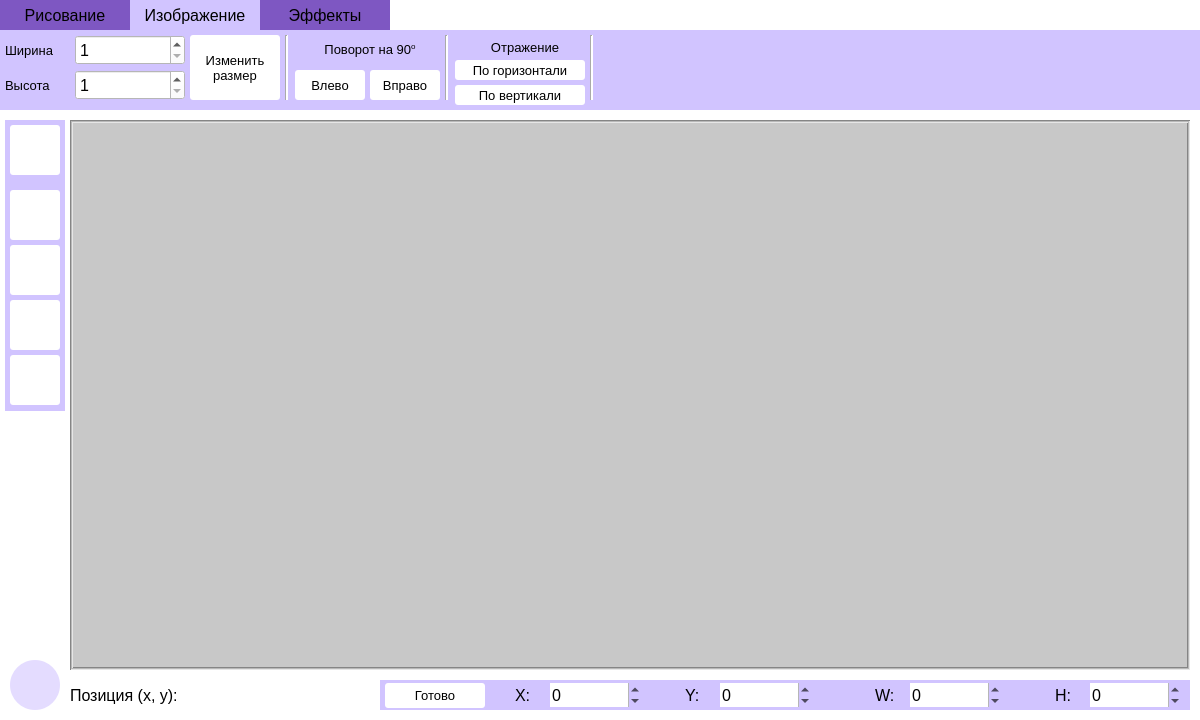
<?xml version="1.0" encoding="UTF-8"?>
<ui version="4.0">
 <class>MainWindow</class>
 <widget class="QMainWindow" name="MainWindow">
  <property name="geometry">
   <rect>
    <x>0</x>
    <y>0</y>
    <width>1200</width>
    <height>720</height>
   </rect>
  </property>
  <property name="minimumSize">
   <size>
    <width>600</width>
    <height>360</height>
   </size>
  </property>
  <property name="maximumSize">
   <size>
    <width>1200</width>
    <height>720</height>
   </size>
  </property>
  <property name="windowTitle">
   <string>ViGeoPaint</string>
  </property>
  <property name="styleSheet">
   <string notr="true"/>
  </property>
  <widget class="QWidget" name="centralwidget">
   <property name="palette">
    <palette>
     <active>
      <colorrole role="Button">
       <brush brushstyle="SolidPattern">
        <color alpha="255">
         <red>255</red>
         <green>255</green>
         <blue>255</blue>
        </color>
       </brush>
      </colorrole>
      <colorrole role="Base">
       <brush brushstyle="SolidPattern">
        <color alpha="255">
         <red>255</red>
         <green>255</green>
         <blue>255</blue>
        </color>
       </brush>
      </colorrole>
      <colorrole role="Window">
       <brush brushstyle="SolidPattern">
        <color alpha="255">
         <red>255</red>
         <green>255</green>
         <blue>255</blue>
        </color>
       </brush>
      </colorrole>
     </active>
     <inactive>
      <colorrole role="Button">
       <brush brushstyle="SolidPattern">
        <color alpha="255">
         <red>255</red>
         <green>255</green>
         <blue>255</blue>
        </color>
       </brush>
      </colorrole>
      <colorrole role="Base">
       <brush brushstyle="SolidPattern">
        <color alpha="255">
         <red>255</red>
         <green>255</green>
         <blue>255</blue>
        </color>
       </brush>
      </colorrole>
      <colorrole role="Window">
       <brush brushstyle="SolidPattern">
        <color alpha="255">
         <red>255</red>
         <green>255</green>
         <blue>255</blue>
        </color>
       </brush>
      </colorrole>
     </inactive>
     <disabled>
      <colorrole role="Button">
       <brush brushstyle="SolidPattern">
        <color alpha="255">
         <red>255</red>
         <green>255</green>
         <blue>255</blue>
        </color>
       </brush>
      </colorrole>
      <colorrole role="Base">
       <brush brushstyle="SolidPattern">
        <color alpha="255">
         <red>255</red>
         <green>255</green>
         <blue>255</blue>
        </color>
       </brush>
      </colorrole>
      <colorrole role="Window">
       <brush brushstyle="SolidPattern">
        <color alpha="255">
         <red>255</red>
         <green>255</green>
         <blue>255</blue>
        </color>
       </brush>
      </colorrole>
     </disabled>
    </palette>
   </property>
   <property name="styleSheet">
    <string notr="true">background-color: white;</string>
   </property>
   <widget class="QPushButton" name="Drawing">
    <property name="geometry">
     <rect>
      <x>0</x>
      <y>0</y>
      <width>130</width>
      <height>30</height>
     </rect>
    </property>
    <property name="minimumSize">
     <size>
      <width>130</width>
      <height>30</height>
     </size>
    </property>
    <property name="maximumSize">
     <size>
      <width>130</width>
      <height>30</height>
     </size>
    </property>
    <property name="font">
     <font>
      <pointsize>12</pointsize>
     </font>
    </property>
    <property name="styleSheet">
     <string notr="true">border: none; background-color: rgb(126, 87, 194)</string>
    </property>
    <property name="text">
     <string>Рисование</string>
    </property>
   </widget>
   <widget class="QPushButton" name="Effects">
    <property name="geometry">
     <rect>
      <x>260</x>
      <y>0</y>
      <width>130</width>
      <height>30</height>
     </rect>
    </property>
    <property name="minimumSize">
     <size>
      <width>130</width>
      <height>30</height>
     </size>
    </property>
    <property name="maximumSize">
     <size>
      <width>130</width>
      <height>30</height>
     </size>
    </property>
    <property name="font">
     <font>
      <pointsize>12</pointsize>
     </font>
    </property>
    <property name="styleSheet">
     <string notr="true">border: none; background-color: rgb(126, 87, 194)</string>
    </property>
    <property name="text">
     <string>Эффекты</string>
    </property>
   </widget>
   <widget class="QScrollArea" name="Area">
    <property name="geometry">
     <rect>
      <x>70</x>
      <y>120</y>
      <width>1120</width>
      <height>550</height>
     </rect>
    </property>
    <property name="palette">
     <palette>
      <active>
       <colorrole role="Button">
        <brush brushstyle="SolidPattern">
         <color alpha="255">
          <red>200</red>
          <green>200</green>
          <blue>200</blue>
         </color>
        </brush>
       </colorrole>
       <colorrole role="Base">
        <brush brushstyle="SolidPattern">
         <color alpha="255">
          <red>200</red>
          <green>200</green>
          <blue>200</blue>
         </color>
        </brush>
       </colorrole>
       <colorrole role="Window">
        <brush brushstyle="SolidPattern">
         <color alpha="255">
          <red>200</red>
          <green>200</green>
          <blue>200</blue>
         </color>
        </brush>
       </colorrole>
      </active>
      <inactive>
       <colorrole role="Button">
        <brush brushstyle="SolidPattern">
         <color alpha="255">
          <red>200</red>
          <green>200</green>
          <blue>200</blue>
         </color>
        </brush>
       </colorrole>
       <colorrole role="Base">
        <brush brushstyle="SolidPattern">
         <color alpha="255">
          <red>200</red>
          <green>200</green>
          <blue>200</blue>
         </color>
        </brush>
       </colorrole>
       <colorrole role="Window">
        <brush brushstyle="SolidPattern">
         <color alpha="255">
          <red>200</red>
          <green>200</green>
          <blue>200</blue>
         </color>
        </brush>
       </colorrole>
      </inactive>
      <disabled>
       <colorrole role="Button">
        <brush brushstyle="SolidPattern">
         <color alpha="255">
          <red>200</red>
          <green>200</green>
          <blue>200</blue>
         </color>
        </brush>
       </colorrole>
       <colorrole role="Base">
        <brush brushstyle="SolidPattern">
         <color alpha="255">
          <red>200</red>
          <green>200</green>
          <blue>200</blue>
         </color>
        </brush>
       </colorrole>
       <colorrole role="Window">
        <brush brushstyle="SolidPattern">
         <color alpha="255">
          <red>200</red>
          <green>200</green>
          <blue>200</blue>
         </color>
        </brush>
       </colorrole>
      </disabled>
     </palette>
    </property>
    <property name="autoFillBackground">
     <bool>false</bool>
    </property>
    <property name="styleSheet">
     <string notr="true">background-color: rgb(200, 200, 200);</string>
    </property>
    <property name="frameShape">
     <enum>QFrame::Box</enum>
    </property>
    <property name="lineWidth">
     <number>1</number>
    </property>
    <property name="midLineWidth">
     <number>1</number>
    </property>
    <property name="widgetResizable">
     <bool>true</bool>
    </property>
    <property name="alignment">
     <set>Qt::AlignLeading|Qt::AlignLeft|Qt::AlignTop</set>
    </property>
    <widget class="QWidget" name="scrollAreaWidgetContents">
     <property name="geometry">
      <rect>
       <x>0</x>
       <y>0</y>
       <width>1114</width>
       <height>544</height>
      </rect>
     </property>
     <property name="styleSheet">
      <string notr="true">background-color: rgb(200, 200, 200);</string>
     </property>
    </widget>
   </widget>
   <widget class="QPushButton" name="btn_Select">
    <property name="geometry">
     <rect>
      <x>10</x>
      <y>125</y>
      <width>50</width>
      <height>50</height>
     </rect>
    </property>
    <property name="minimumSize">
     <size>
      <width>50</width>
      <height>50</height>
     </size>
    </property>
    <property name="whatsThis">
     <string>Выделить область</string>
    </property>
    <property name="styleSheet">
     <string notr="true">border-radius: 3px;
background-color: rgb(255, 255, 255);</string>
    </property>
    <property name="text">
     <string/>
    </property>
    <property name="iconSize">
     <size>
      <width>40</width>
      <height>40</height>
     </size>
    </property>
   </widget>
   <widget class="QPushButton" name="Picture">
    <property name="geometry">
     <rect>
      <x>130</x>
      <y>0</y>
      <width>130</width>
      <height>30</height>
     </rect>
    </property>
    <property name="minimumSize">
     <size>
      <width>130</width>
      <height>30</height>
     </size>
    </property>
    <property name="maximumSize">
     <size>
      <width>130</width>
      <height>30</height>
     </size>
    </property>
    <property name="font">
     <font>
      <pointsize>12</pointsize>
     </font>
    </property>
    <property name="styleSheet">
     <string notr="true">border: none; background-color: rgb(209, 196, 255)</string>
    </property>
    <property name="text">
     <string>Изображение</string>
    </property>
   </widget>
   <widget class="QPushButton" name="instruments">
    <property name="geometry">
     <rect>
      <x>5</x>
      <y>120</y>
      <width>60</width>
      <height>291</height>
     </rect>
    </property>
    <property name="minimumSize">
     <size>
      <width>60</width>
      <height>60</height>
     </size>
    </property>
    <property name="maximumSize">
     <size>
      <width>60</width>
      <height>16777215</height>
     </size>
    </property>
    <property name="font">
     <font>
      <pointsize>12</pointsize>
     </font>
    </property>
    <property name="styleSheet">
     <string notr="true">border: none; background-color: rgb(209, 196, 255)</string>
    </property>
    <property name="text">
     <string/>
    </property>
   </widget>
   <widget class="QPushButton" name="drawing_buttons">
    <property name="geometry">
     <rect>
      <x>0</x>
      <y>30</y>
      <width>1200</width>
      <height>80</height>
     </rect>
    </property>
    <property name="minimumSize">
     <size>
      <width>130</width>
      <height>80</height>
     </size>
    </property>
    <property name="maximumSize">
     <size>
      <width>16777215</width>
      <height>80</height>
     </size>
    </property>
    <property name="font">
     <font>
      <pointsize>12</pointsize>
     </font>
    </property>
    <property name="styleSheet">
     <string notr="true">border: none; background-color: rgb(209, 196, 255)</string>
    </property>
    <property name="text">
     <string/>
    </property>
   </widget>
   <widget class="QPushButton" name="btn_Resize">
    <property name="geometry">
     <rect>
      <x>190</x>
      <y>35</y>
      <width>90</width>
      <height>65</height>
     </rect>
    </property>
    <property name="font">
     <font>
      <pointsize>10</pointsize>
     </font>
    </property>
    <property name="styleSheet">
     <string notr="true">border-radius: 3px;
background-color: rgb(255, 255, 255);</string>
    </property>
    <property name="text">
     <string>Изменить 
размер</string>
    </property>
   </widget>
   <widget class="QSpinBox" name="Width_value">
    <property name="geometry">
     <rect>
      <x>75</x>
      <y>35</y>
      <width>110</width>
      <height>30</height>
     </rect>
    </property>
    <property name="font">
     <font>
      <pointsize>12</pointsize>
     </font>
    </property>
    <property name="styleSheet">
     <string notr="true">background-color: rgb(255, 255, 255);</string>
    </property>
    <property name="minimum">
     <number>1</number>
    </property>
    <property name="maximum">
     <number>999999999</number>
    </property>
   </widget>
   <widget class="QSpinBox" name="Height_value">
    <property name="geometry">
     <rect>
      <x>75</x>
      <y>70</y>
      <width>110</width>
      <height>30</height>
     </rect>
    </property>
    <property name="font">
     <font>
      <pointsize>12</pointsize>
     </font>
    </property>
    <property name="styleSheet">
     <string notr="true">background-color: rgb(255, 255, 255);</string>
    </property>
    <property name="minimum">
     <number>1</number>
    </property>
    <property name="maximum">
     <number>999999999</number>
    </property>
   </widget>
   <widget class="QPushButton" name="btn_Right">
    <property name="geometry">
     <rect>
      <x>370</x>
      <y>70</y>
      <width>70</width>
      <height>30</height>
     </rect>
    </property>
    <property name="font">
     <font>
      <pointsize>10</pointsize>
     </font>
    </property>
    <property name="styleSheet">
     <string notr="true">border-radius: 3px;
background-color: rgb(255, 255, 255);</string>
    </property>
    <property name="text">
     <string>Вправо</string>
    </property>
   </widget>
   <widget class="QPushButton" name="btn_Left">
    <property name="geometry">
     <rect>
      <x>295</x>
      <y>70</y>
      <width>70</width>
      <height>30</height>
     </rect>
    </property>
    <property name="font">
     <font>
      <pointsize>10</pointsize>
     </font>
    </property>
    <property name="styleSheet">
     <string notr="true">border-radius: 3px;
background-color: rgb(255, 255, 255);</string>
    </property>
    <property name="text">
     <string>Влево</string>
    </property>
   </widget>
   <widget class="QLabel" name="label">
    <property name="geometry">
     <rect>
      <x>5</x>
      <y>35</y>
      <width>70</width>
      <height>30</height>
     </rect>
    </property>
    <property name="font">
     <font>
      <pointsize>10</pointsize>
     </font>
    </property>
    <property name="styleSheet">
     <string notr="true">background-color: none;</string>
    </property>
    <property name="text">
     <string>Ширина</string>
    </property>
   </widget>
   <widget class="QLabel" name="label_2">
    <property name="geometry">
     <rect>
      <x>5</x>
      <y>70</y>
      <width>70</width>
      <height>30</height>
     </rect>
    </property>
    <property name="font">
     <font>
      <pointsize>10</pointsize>
     </font>
    </property>
    <property name="styleSheet">
     <string notr="true">background-color: none;</string>
    </property>
    <property name="text">
     <string>Высота</string>
    </property>
   </widget>
   <widget class="Line" name="line">
    <property name="geometry">
     <rect>
      <x>285</x>
      <y>35</y>
      <width>3</width>
      <height>65</height>
     </rect>
    </property>
    <property name="orientation">
     <enum>Qt::Vertical</enum>
    </property>
   </widget>
   <widget class="QLabel" name="label_3">
    <property name="geometry">
     <rect>
      <x>300</x>
      <y>35</y>
      <width>140</width>
      <height>30</height>
     </rect>
    </property>
    <property name="font">
     <font>
      <pointsize>10</pointsize>
     </font>
    </property>
    <property name="styleSheet">
     <string notr="true">background-color: none;</string>
    </property>
    <property name="text">
     <string>&lt;html&gt;&lt;head/&gt;&lt;body&gt;&lt;p&gt;Поворот на 90&lt;span style=&quot; vertical-align:super;&quot;&gt;o&lt;/span&gt;&lt;/p&gt;&lt;/body&gt;&lt;/html&gt;</string>
    </property>
    <property name="alignment">
     <set>Qt::AlignCenter</set>
    </property>
   </widget>
   <widget class="Line" name="line_2">
    <property name="geometry">
     <rect>
      <x>445</x>
      <y>35</y>
      <width>3</width>
      <height>65</height>
     </rect>
    </property>
    <property name="orientation">
     <enum>Qt::Vertical</enum>
    </property>
   </widget>
   <widget class="QPushButton" name="btn_Crop">
    <property name="geometry">
     <rect>
      <x>10</x>
      <y>190</y>
      <width>50</width>
      <height>50</height>
     </rect>
    </property>
    <property name="minimumSize">
     <size>
      <width>50</width>
      <height>50</height>
     </size>
    </property>
    <property name="styleSheet">
     <string notr="true">border-radius: 3px;
background-color: rgb(255, 255, 255);</string>
    </property>
    <property name="text">
     <string/>
    </property>
    <property name="iconSize">
     <size>
      <width>40</width>
      <height>40</height>
     </size>
    </property>
   </widget>
   <widget class="QPushButton" name="btn_Delete">
    <property name="geometry">
     <rect>
      <x>10</x>
      <y>245</y>
      <width>50</width>
      <height>50</height>
     </rect>
    </property>
    <property name="minimumSize">
     <size>
      <width>50</width>
      <height>50</height>
     </size>
    </property>
    <property name="styleSheet">
     <string notr="true">border-radius: 3px;
background-color: rgb(255, 255, 255);</string>
    </property>
    <property name="text">
     <string/>
    </property>
    <property name="iconSize">
     <size>
      <width>40</width>
      <height>40</height>
     </size>
    </property>
   </widget>
   <widget class="QPushButton" name="btn_Copy">
    <property name="geometry">
     <rect>
      <x>10</x>
      <y>300</y>
      <width>50</width>
      <height>50</height>
     </rect>
    </property>
    <property name="minimumSize">
     <size>
      <width>50</width>
      <height>50</height>
     </size>
    </property>
    <property name="styleSheet">
     <string notr="true">border-radius: 3px;
background-color: rgb(255, 255, 255);</string>
    </property>
    <property name="text">
     <string/>
    </property>
    <property name="iconSize">
     <size>
      <width>40</width>
      <height>40</height>
     </size>
    </property>
   </widget>
   <widget class="QPushButton" name="btn_Paste">
    <property name="geometry">
     <rect>
      <x>10</x>
      <y>355</y>
      <width>50</width>
      <height>50</height>
     </rect>
    </property>
    <property name="minimumSize">
     <size>
      <width>50</width>
      <height>50</height>
     </size>
    </property>
    <property name="styleSheet">
     <string notr="true">border-radius: 3px;
background-color: rgb(255, 255, 255);</string>
    </property>
    <property name="text">
     <string/>
    </property>
    <property name="iconSize">
     <size>
      <width>40</width>
      <height>40</height>
     </size>
    </property>
   </widget>
   <widget class="QLabel" name="label_4">
    <property name="geometry">
     <rect>
      <x>455</x>
      <y>35</y>
      <width>140</width>
      <height>25</height>
     </rect>
    </property>
    <property name="font">
     <font>
      <pointsize>10</pointsize>
     </font>
    </property>
    <property name="styleSheet">
     <string notr="true">background-color: none;</string>
    </property>
    <property name="text">
     <string>&lt;html&gt;&lt;head/&gt;&lt;body&gt;&lt;p&gt;Отражение&lt;/p&gt;&lt;/body&gt;&lt;/html&gt;</string>
    </property>
    <property name="alignment">
     <set>Qt::AlignCenter</set>
    </property>
   </widget>
   <widget class="QPushButton" name="btn_HMirror">
    <property name="geometry">
     <rect>
      <x>455</x>
      <y>60</y>
      <width>130</width>
      <height>20</height>
     </rect>
    </property>
    <property name="font">
     <font>
      <pointsize>10</pointsize>
     </font>
    </property>
    <property name="styleSheet">
     <string notr="true">border-radius: 3px;
background-color: rgb(255, 255, 255);</string>
    </property>
    <property name="text">
     <string>По горизонтали</string>
    </property>
   </widget>
   <widget class="QPushButton" name="btn_VMirror">
    <property name="geometry">
     <rect>
      <x>455</x>
      <y>85</y>
      <width>130</width>
      <height>20</height>
     </rect>
    </property>
    <property name="font">
     <font>
      <pointsize>10</pointsize>
     </font>
    </property>
    <property name="styleSheet">
     <string notr="true">border-radius: 3px;
background-color: rgb(255, 255, 255);</string>
    </property>
    <property name="text">
     <string>По вертикали</string>
    </property>
   </widget>
   <widget class="Line" name="line_3">
    <property name="geometry">
     <rect>
      <x>590</x>
      <y>35</y>
      <width>3</width>
      <height>65</height>
     </rect>
    </property>
    <property name="orientation">
     <enum>Qt::Vertical</enum>
    </property>
   </widget>
   <widget class="QLabel" name="label_Pos">
    <property name="geometry">
     <rect>
      <x>70</x>
      <y>680</y>
      <width>250</width>
      <height>30</height>
     </rect>
    </property>
    <property name="font">
     <font>
      <pointsize>12</pointsize>
     </font>
    </property>
    <property name="text">
     <string>Позиция (x, y):</string>
    </property>
   </widget>
   <widget class="QSpinBox" name="XSArea">
    <property name="geometry">
     <rect>
      <x>550</x>
      <y>683</y>
      <width>90</width>
      <height>24</height>
     </rect>
    </property>
    <property name="font">
     <font>
      <pointsize>12</pointsize>
     </font>
    </property>
    <property name="styleSheet">
     <string notr="true">background-color: rgb(255, 255, 255);</string>
    </property>
    <property name="frame">
     <bool>false</bool>
    </property>
    <property name="minimum">
     <number>-99999</number>
    </property>
    <property name="maximum">
     <number>99999</number>
    </property>
    <property name="value">
     <number>0</number>
    </property>
   </widget>
   <widget class="QSpinBox" name="YSArea">
    <property name="geometry">
     <rect>
      <x>720</x>
      <y>683</y>
      <width>90</width>
      <height>24</height>
     </rect>
    </property>
    <property name="font">
     <font>
      <pointsize>12</pointsize>
     </font>
    </property>
    <property name="styleSheet">
     <string notr="true">background-color: rgb(255, 255, 255);</string>
    </property>
    <property name="frame">
     <bool>false</bool>
    </property>
    <property name="minimum">
     <number>-99999</number>
    </property>
    <property name="maximum">
     <number>99999</number>
    </property>
    <property name="value">
     <number>0</number>
    </property>
   </widget>
   <widget class="QLabel" name="label_Pos_5">
    <property name="geometry">
     <rect>
      <x>1055</x>
      <y>680</y>
      <width>30</width>
      <height>30</height>
     </rect>
    </property>
    <property name="font">
     <font>
      <pointsize>12</pointsize>
     </font>
    </property>
    <property name="styleSheet">
     <string notr="true">background-color: rgb(209, 196, 255)</string>
    </property>
    <property name="text">
     <string>H:</string>
    </property>
   </widget>
   <widget class="QSpinBox" name="WSArea">
    <property name="geometry">
     <rect>
      <x>910</x>
      <y>683</y>
      <width>90</width>
      <height>24</height>
     </rect>
    </property>
    <property name="font">
     <font>
      <pointsize>12</pointsize>
     </font>
    </property>
    <property name="styleSheet">
     <string notr="true">background-color: rgb(255, 255, 255);</string>
    </property>
    <property name="frame">
     <bool>false</bool>
    </property>
    <property name="minimum">
     <number>-99999</number>
    </property>
    <property name="maximum">
     <number>99999</number>
    </property>
    <property name="value">
     <number>0</number>
    </property>
   </widget>
   <widget class="QLabel" name="label_Pos_3">
    <property name="geometry">
     <rect>
      <x>685</x>
      <y>680</y>
      <width>30</width>
      <height>30</height>
     </rect>
    </property>
    <property name="font">
     <font>
      <pointsize>12</pointsize>
     </font>
    </property>
    <property name="styleSheet">
     <string notr="true">background-color: rgb(209, 196, 255)</string>
    </property>
    <property name="text">
     <string>Y:</string>
    </property>
   </widget>
   <widget class="QLabel" name="label_Pos_2">
    <property name="geometry">
     <rect>
      <x>515</x>
      <y>680</y>
      <width>30</width>
      <height>30</height>
     </rect>
    </property>
    <property name="font">
     <font>
      <pointsize>12</pointsize>
     </font>
    </property>
    <property name="styleSheet">
     <string notr="true">background-color: rgb(209, 196, 255)</string>
    </property>
    <property name="text">
     <string>X:</string>
    </property>
   </widget>
   <widget class="QSpinBox" name="HSArea">
    <property name="geometry">
     <rect>
      <x>1090</x>
      <y>683</y>
      <width>90</width>
      <height>24</height>
     </rect>
    </property>
    <property name="font">
     <font>
      <pointsize>12</pointsize>
     </font>
    </property>
    <property name="styleSheet">
     <string notr="true">background-color: rgb(255, 255, 255);</string>
    </property>
    <property name="frame">
     <bool>false</bool>
    </property>
    <property name="minimum">
     <number>-99999</number>
    </property>
    <property name="maximum">
     <number>99999</number>
    </property>
    <property name="value">
     <number>0</number>
    </property>
   </widget>
   <widget class="QPushButton" name="drawing_buttons_2">
    <property name="geometry">
     <rect>
      <x>380</x>
      <y>680</y>
      <width>810</width>
      <height>30</height>
     </rect>
    </property>
    <property name="minimumSize">
     <size>
      <width>130</width>
      <height>30</height>
     </size>
    </property>
    <property name="maximumSize">
     <size>
      <width>16777215</width>
      <height>30</height>
     </size>
    </property>
    <property name="font">
     <font>
      <pointsize>12</pointsize>
     </font>
    </property>
    <property name="styleSheet">
     <string notr="true">border: none; background-color: rgb(209, 196, 255)</string>
    </property>
    <property name="text">
     <string/>
    </property>
   </widget>
   <widget class="QLabel" name="label_Pos_4">
    <property name="geometry">
     <rect>
      <x>875</x>
      <y>680</y>
      <width>30</width>
      <height>30</height>
     </rect>
    </property>
    <property name="font">
     <font>
      <pointsize>12</pointsize>
     </font>
    </property>
    <property name="styleSheet">
     <string notr="true">background-color: rgb(209, 196, 255)</string>
    </property>
    <property name="text">
     <string>W:</string>
    </property>
   </widget>
   <widget class="QPushButton" name="btn_Ready">
    <property name="geometry">
     <rect>
      <x>385</x>
      <y>683</y>
      <width>100</width>
      <height>25</height>
     </rect>
    </property>
    <property name="font">
     <font>
      <pointsize>10</pointsize>
     </font>
    </property>
    <property name="styleSheet">
     <string notr="true">border-radius: 3px;
background-color: rgb(255, 255, 255);</string>
    </property>
    <property name="text">
     <string>Готово</string>
    </property>
   </widget>
   <widget class="QLabel" name="errors">
    <property name="geometry">
     <rect>
      <x>600</x>
      <y>0</y>
      <width>600</width>
      <height>25</height>
     </rect>
    </property>
    <property name="font">
     <font>
      <pointsize>10</pointsize>
     </font>
    </property>
    <property name="text">
     <string/>
    </property>
   </widget>
   <widget class="QPushButton" name="btn_Info">
    <property name="geometry">
     <rect>
      <x>10</x>
      <y>660</y>
      <width>50</width>
      <height>50</height>
     </rect>
    </property>
    <property name="minimumSize">
     <size>
      <width>50</width>
      <height>50</height>
     </size>
    </property>
    <property name="maximumSize">
     <size>
      <width>50</width>
      <height>50</height>
     </size>
    </property>
    <property name="styleSheet">
     <string notr="true">border-radius: 25px;
background-color: rgba(209, 196, 255, 150);</string>
    </property>
    <property name="text">
     <string/>
    </property>
    <property name="iconSize">
     <size>
      <width>40</width>
      <height>40</height>
     </size>
    </property>
   </widget>
   <zorder>drawing_buttons_2</zorder>
   <zorder>Drawing</zorder>
   <zorder>Effects</zorder>
   <zorder>Picture</zorder>
   <zorder>instruments</zorder>
   <zorder>btn_Select</zorder>
   <zorder>drawing_buttons</zorder>
   <zorder>btn_Resize</zorder>
   <zorder>Width_value</zorder>
   <zorder>Height_value</zorder>
   <zorder>btn_Right</zorder>
   <zorder>btn_Left</zorder>
   <zorder>label</zorder>
   <zorder>label_2</zorder>
   <zorder>line</zorder>
   <zorder>label_3</zorder>
   <zorder>line_2</zorder>
   <zorder>btn_Crop</zorder>
   <zorder>btn_Delete</zorder>
   <zorder>btn_Copy</zorder>
   <zorder>btn_Paste</zorder>
   <zorder>label_4</zorder>
   <zorder>btn_HMirror</zorder>
   <zorder>btn_VMirror</zorder>
   <zorder>line_3</zorder>
   <zorder>Area</zorder>
   <zorder>label_Pos</zorder>
   <zorder>XSArea</zorder>
   <zorder>YSArea</zorder>
   <zorder>label_Pos_5</zorder>
   <zorder>WSArea</zorder>
   <zorder>label_Pos_3</zorder>
   <zorder>label_Pos_2</zorder>
   <zorder>HSArea</zorder>
   <zorder>label_Pos_4</zorder>
   <zorder>btn_Ready</zorder>
   <zorder>errors</zorder>
   <zorder>btn_Info</zorder>
  </widget>
 </widget>
 <resources/>
 <connections/>
</ui>
